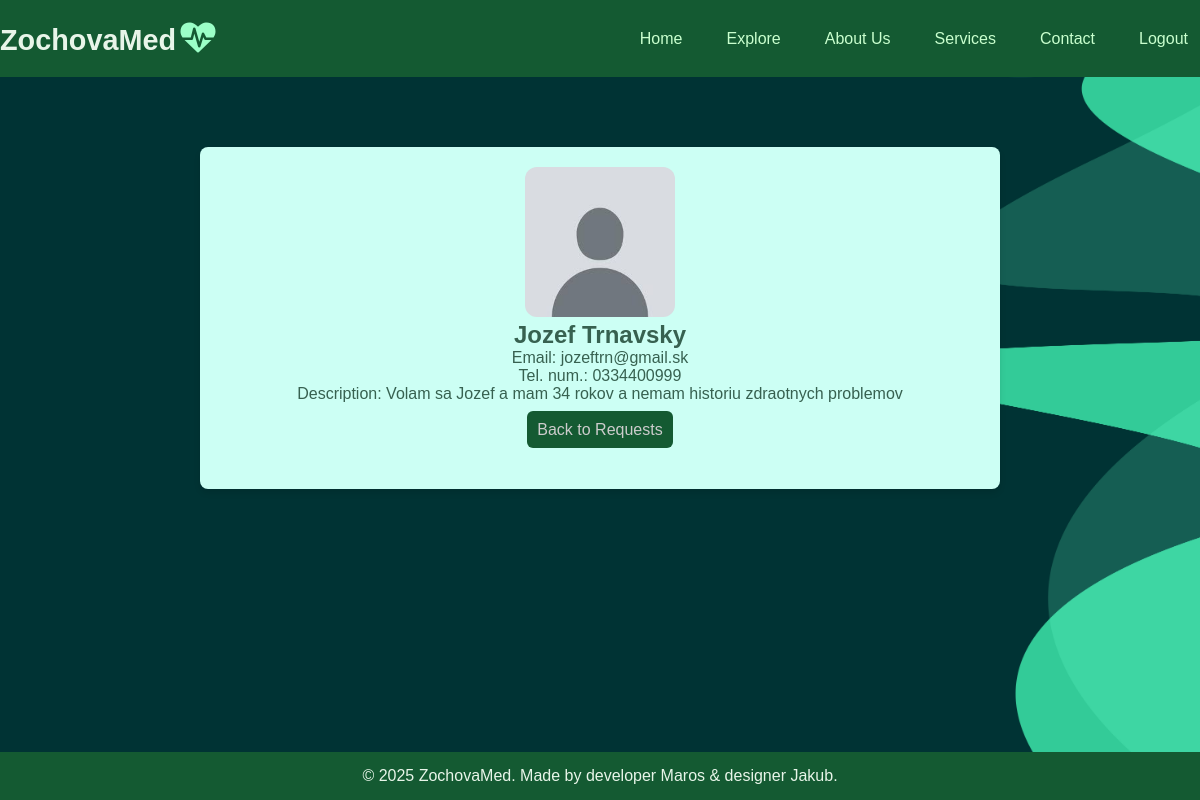
Page /view_request/1 (signed in) on the committed database.
### models.py (models this page shows, shortened)
class Pacient(UserMixin, db.Model):
    id = db.Column(db.Integer, primary_key=True)
    first_name = db.Column(db.String(80), unique=True, nullable=False)
    last_name = db.Column(db.String(80), unique=True, nullable=False)
    email = db.Column(db.String(120), unique=True, nullable=False)
    tel_num = db.Column(db.String(120), unique=True, nullable=False) #telefonne cislo
    password_hash = db.Column(db.String(128), nullable=False)
    description = db.Column(db.Text, nullable=False) # nieco o pacientovy
    profile_image = db.Column(db.String(255), nullable=True, default='default.jpg')

### main.py (the view)
@app.route('/view_request/<int:request_id>')
@login_required
def view_request(request_id):
    request_data = Requests.query.get_or_404(request_id)
    pacient_data = Pacient.query.get(request_data.from_id)
    return render_template('viewrequest.html', request=request_data, pacient=pacient_data)

### main.py (called while the page is built)
@login_manager.user_loader
def load_user(user_id):
    user_role = session.get('user_role')
    if user_role == 'Doctor':
        return Doctor.query.get(int(user_id))
    elif user_role == 'Pacient':
        return Pacient.query.get(int(user_id))
    return None

### templates/viewrequest.html (shortened to what this page needs)
{% extends '_base.html' %}
{% block content %}
    <div class="doctor-profile-container">
    <div class="doctor-info">
    <img src="{{ url_for('static', filename='profilepics/' + pacient.profile_image) }}" alt="Patient Profile Image" width="150" class="profimg">
    <h2>{{ pacient.first_name }} {{ pacient.last_name }}</h2>
    <p>Email: {{ pacient.email }}</p>
    <p>Tel. num.: {{ pacient.tel_num }}</p>
    <p>Description: {{ pacient.description }}</p>
    <br>
    <a href="{{ url_for('findpatients') }}" class="backbutton">Back to Requests</a>
    </div>
    </div>
{% endblock %}

### static/css/styles.css (style rules this page uses)
* { margin: 0; padding: 0; box-sizing: border-box; }
body { font-family: Arial, sans-serif; margin: 0; padding: 0; background-image: url("bg.jpg"); -webkit-background-size: cover; background-size: cover; background-position: center; background-repeat: no-repeat; background-attachment: fixed; color: #376150; display: flex; flex-direction: column; min-height: 100vh; }
.doctor-profile-container { max-width: 800px; margin: 50px auto; background-color: #ccfff4; padding: 20px; border-radius: 8px; box-shadow: 0 4px 6px rgba(0, 0, 0, 0.1); }
.doctor-info { text-align: center; margin-bottom: 30px; }
.backbutton { background-color:#145A32; color:#ccc; padding: 10px; border-radius: 6px; text-decoration: none; }
.profimg { border-radius: 1vw; }

### rows in the picture
Pacient: profile_image (placeholder picture), first_name "Jozef", last_name "Trnavsky", email "jozeftrn@gmail.sk", tel_num "0334400999", description "Volam sa Jozef a mam 34 rokov a nemam historiu zdraotnych problemov"
